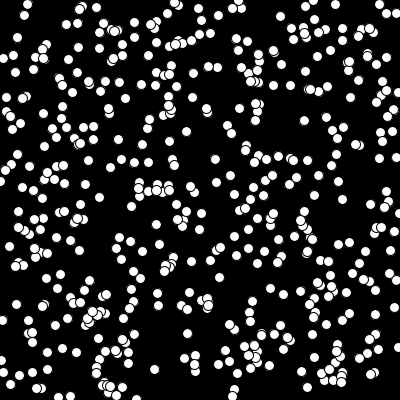
Frame 1 (no input)
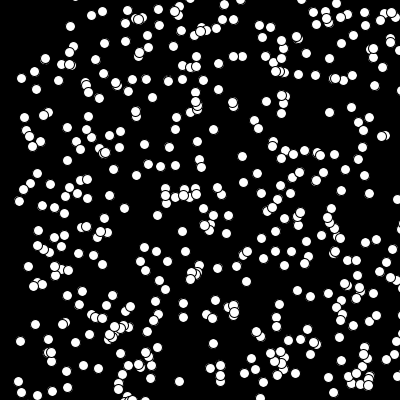
Frame 60 (the mouse pressed at the canvas centre just before this capture)
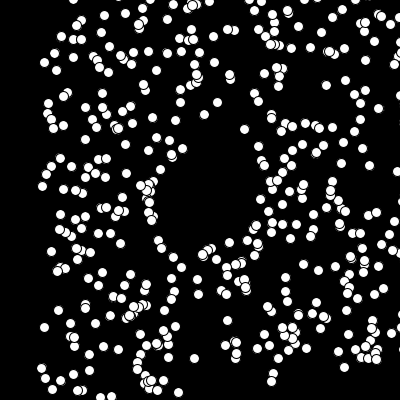
Frame 120 (the mouse held since frame 60 and released just before this capture)

The Processing sketch that drew these frames (run headless with seeded random() and noise(); from frame 60 on, the mouse is pressed at the canvas centre):

// Processing sketch: particle_disperse
// ── particle_disperse.pde
int x = 0;
int number_particles = 500;
Particle[] particles;
void setup() {
  size(400,400);
  background(0);
  particles = new Particle[number_particles];
  for (int i = 0; i < number_particles; i++) { 
    float x = random(width);
    float y = random(height);
    particles[i]= new Particle(x, y);
  }
}

void draw() {
  background(0);
  for (Particle p : particles) {
    p.update();
    p.show();
  }
}

class Particle {
  float posX, posY,ang;

  Particle(float xIn, float yIn) {
    posX = xIn;
    posY = yIn;
    ang = atan(yIn/xIn);
  }
  
  void update(){
    if(dist(posX,posY,mouseX,mouseY) <=50){
      ang = atan((mouseY-posY)/(mouseX-posX));
      if(mouseX<posX){
        posX = posX+5*cos(ang);
      }
      else{
        posX = posX-5*cos(ang);
      }
      
      if(mouseY<=posY){
        posY = posY+5*sin(ang);
      }
      else{
        posY = posY-5*sin(ang);
      }
    }
    else{
      posX = posX+0.5*cos(ang);
      posY = posY+0.5*sin(ang);
      ang = ang+random(PI/200)-PI/100;
    }
  }
  
  void show(){
    fill(255);
    ellipse(posX,posY,10,10);
  }
}
